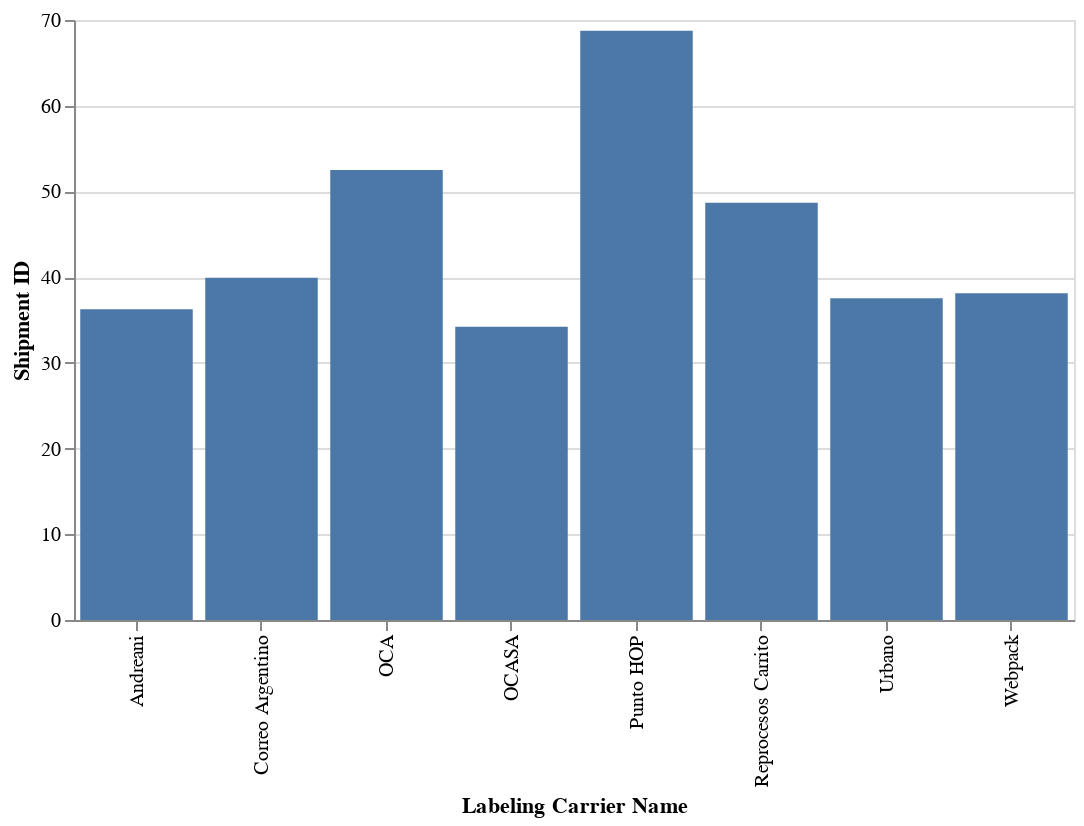

Here is the notebook cell this chart was saved with:
### Code cell
alt.Chart(agg_spp_by_carrier).mark_bar().encode(
    x = 'Labeling Carrier Name',
    y = 'Shipment ID'
).properties(width=500)

### Figure 1 — Vega-Lite specification as saved in the notebook (floating-point values rounded to 4 significant figures)
{"config": {"view": {"continuousWidth": 400, "continuousHeight": 300}}, "data": {"name": "data-655f945d5568c17bf78c1275e33404a8"}, "mark": "bar", "encoding": {"x": {"field": "Labeling Carrier Name", "type": "nominal"}, "y": {"field": "Shipment ID", "type": "quantitative"}}, "width": 500, "$schema": "https://vega.github.io/schema/vega-lite/v4.17.0.json", "datasets": {"data-655f945d5568c17bf78c1275e33404a8": [{"Labeling Carrier Name": "Andreani", "Shipment ID": 36.26}, {"Labeling Carrier Name": "Correo Argentino", "Shipment ID": 39.93}, {"Labeling Carrier Name": "OCA", "Shipment ID": 52.5}, {"Labeling Carrier Name": "OCASA", "Shipment ID": 34.22}, {"Labeling Carrier Name": "Punto HOP", "Shipment ID": 68.75}, {"Labeling Carrier Name": "Reprocesos Carrito", "Shipment ID": 48.68}, {"Labeling Carrier Name": "Urbano", "Shipment ID": 37.53}, {"Labeling Carrier Name": "Webpack", "Shipment ID": 38.13}]}}
